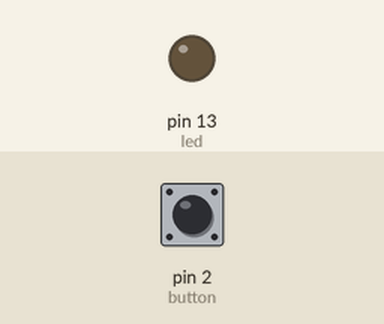
A sketch run on a simulated Arduino Uno, built with avr-gcc and run on an emulated ATmega328P. Parts: output pins drawn as LEDs (lit = HIGH). Inputs (shaded band) come from the test bench; at power-on: pin 2 (button) HIGH.

Above: at 1.2 s.
1.3 s: pin 2 (button) pulled LOW for 0.15 s
At 1.37 s:
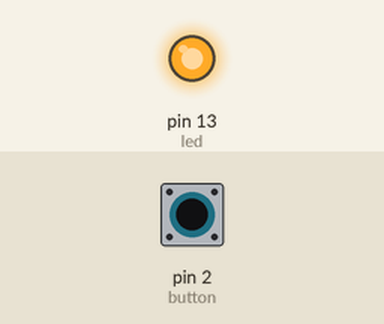
2.9 s: pin 2 (button) pulled LOW for 3.2 s
At 6.7 s:
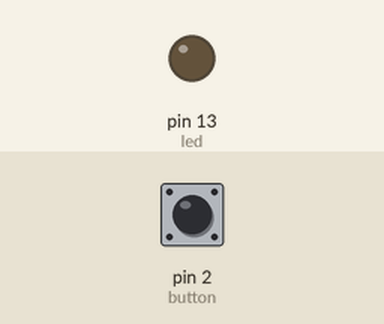
Timing chart, 0 to 8.2 s (numbered marks = the images above; inputs shaded):
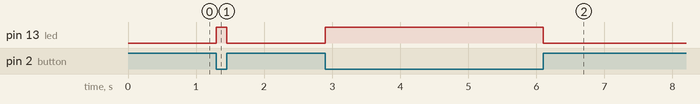

The sketch:

pushbutton.ino
```cpp
const int led = 13;
const int button = 2;

void setup() {
  pinMode(led, OUTPUT);
  pinMode(button, INPUT_PULLUP);
}

void loop() {
  if (digitalRead(button) == 0) {
    digitalWrite(led, HIGH);
  }

  if (digitalRead(button) == 1) {
    digitalWrite(led, LOW);
  }
}
```

Measured:
- after the input at 1.3 s, pin 13 (led): LOW → HIGH at once, → LOW 0.15 s later
- after the input at 2.9 s, pin 13 (led): LOW → HIGH at once, → LOW 3.2 s later
